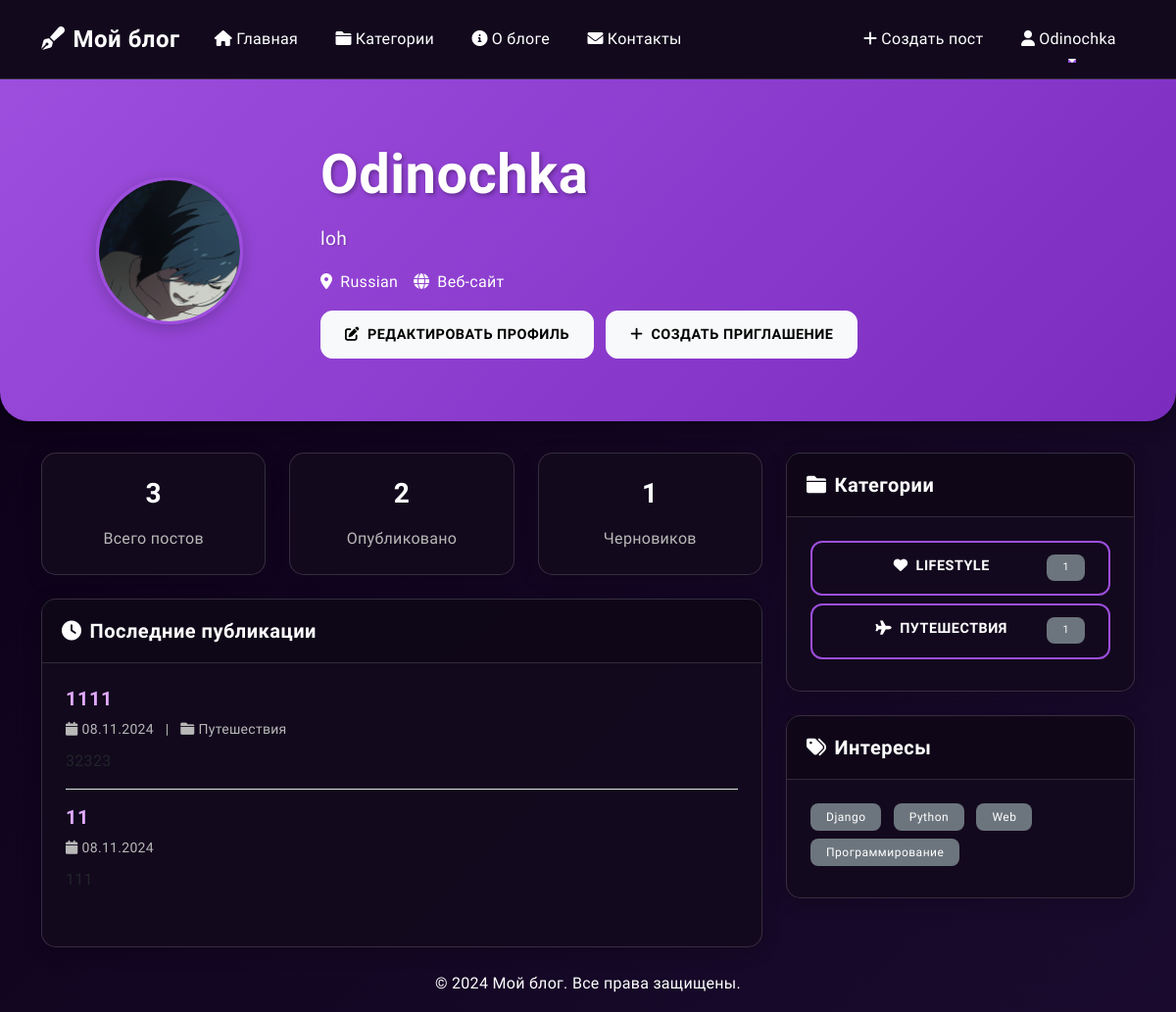
Page /blog/profile/ (signed in) on the committed database.
### blog/models.py (models this page shows, shortened)
class UserProfile(models.Model):
    user = models.OneToOneField(User, on_delete=models.CASCADE, related_name='profile')
    avatar = models.ImageField(upload_to='avatars/', null=True, blank=True)
    bio = models.TextField(max_length=500, blank=True)
    website = models.URLField(max_length=200, blank=True)
    location = models.CharField(max_length=100, blank=True)
    social_links = models.JSONField(default=dict, blank=True)
    interests = models.ManyToManyField('Tag', blank=True)
    is_blocked = models.BooleanField(default=False, verbose_name="Заблокирован")

class Post(models.Model):
    title = models.CharField(max_length=200, verbose_name="Заголовок")
    content = RichTextField(verbose_name="Содержание")
    author = models.ForeignKey(User, on_delete=models.CASCADE, related_name='posts')
    category = models.ForeignKey(Category, on_delete=models.SET_NULL, null=True, related_name='posts')
    created_at = models.DateTimeField(auto_now_add=True)
    updated_at = models.DateTimeField(auto_now=True)
    is_published = models.BooleanField(default=False)
    thumbnail = models.ImageField(upload_to='post_thumbnails/', null=True, blank=True, verbose_name="Обложка поста")
    attachments = models.ManyToManyField('PostAttachment', blank=True, related_name='posts')
    views_count = models.PositiveIntegerField(default=0)
    is_locked = models.BooleanField(default=False, verbose_name="Заблокирован")
    class Meta:
        ordering = ['-created_at']
        verbose_name = "Пост"
        verbose_name_plural = "Посты"

class Category(models.Model):
    name = models.CharField(max_length=100, verbose_name="Название")
    slug = models.SlugField(unique=True, blank=True)
    description = models.TextField(verbose_name="Описание")
    icon = models.CharField(max_length=50, default="fa-folder")
    class Meta:
        verbose_name = "Категория"
        verbose_name_plural = "Категории"

class Tag(models.Model):
    name = models.CharField(max_length=50, unique=True)
    slug = models.SlugField(unique=True, blank=True)
    class Meta:
        verbose_name = "Тег"
        verbose_name_plural = "Теги"
        ordering = ['name']

### blog/views.py (the view)
# urls.py: path('profile/', views.profile, name='profile'),
@login_required
def profile(request):
    user_profile, created = UserProfile.objects.get_or_create(user=request.user)
    user_posts = Post.objects.filter(author=request.user)
    published_posts = user_posts.filter(is_published=True)
    draft_posts = user_posts.filter(is_published=False)
    categories_with_counts = []
    for category in Category.objects.filter(posts__author=request.user).distinct():
        post_count = category.posts.filter(author=request.user).count()
        categories_with_counts.append({
            'category': category,
            'post_count': post_count
        })
    context = {
        'user_profile': user_profile,
        'total_posts': user_posts.count(),
        'published_posts': published_posts,
        'draft_posts': draft_posts,
        'recent_posts': published_posts.order_by('-created_at')[:5],
        'categories_with_counts': categories_with_counts
    }
    return render(request, 'blog/profile.html', context)

### blog/templates/blog/profile.html (shortened to what this page needs)
{% extends 'base.html' %}
{% block content %}
<div class="hero-section">
    <div class="container">
        <div class="row align-items-center">
            <div class="col-md-3 text-center">
                {% if user_profile.avatar %}
                    <div class="avatar-preview">
                        <img src="{{ user_profile.avatar.url }}" alt="{{ user.username }}"
                             class="img-fluid rounded-circle" style="width: 150px; height: 150px; object-fit: cover;">
                    </div>
                {% else %}
                    <div class="avatar-preview d-flex align-items-center justify-content-center bg-light rounded-circle" style="width: 150px; height: 150px;">
                        <i class="fas fa-user fa-4x text-muted"></i>
                    </div>
                {% endif %}
            </div>
            <div class="col-md-9">
                <h1 class="display-4">{{ user.username }}</h1>
                <p class="lead">{{ user_profile.bio|default:"" }}</p>
                <div class="d-flex gap-3">
                    {% if user_profile.location %}
                    <span><i class="fas fa-map-marker-alt me-2"></i>{{ user_profile.location }}</span>
                    {% endif %}
                    {% if user_profile.website %}
                    <a href="{{ user_profile.website }}" target="_blank" class="text-white">
                        <i class="fas fa-globe me-2"></i>Веб-сайт
                    </a>
                    {% endif %}
                </div>
                {% if user == request.user %}
                <div class="mt-3">
                    <a href="{% url 'blog:profile_edit' %}" class="btn btn-light">
                        <i class="fas fa-edit me-2"></i>Редактировать профиль
                    </a>
                    {% if user.is_staff %}
                    <a href="{% url 'blog:create_invite' %}" class="btn btn-light ms-2">
                        <i class="fas fa-plus me-2"></i>Создать приглашение
                    </a>
                    {% endif %}
                </div>
                {% endif %}
            </div>
        </div>
    </div>
</div>
<div class="container mt-4">
    <div class="row">
        <div class="col-md-8">
            <div class="row mb-4">
                <div class="col-md-4">
                    <div class="card text-center">
                        <div class="card-body">
                            <h3 class="card-title">{{ total_posts }}</h3>
                            <p class="card-text text-muted">Всего постов</p>
                        </div>
                    </div>
                </div>
                <div class="col-md-4">
                    <div class="card text-center">
                        <div class="card-body">
                            <h3 class="card-title">{{ published_posts.count }}</h3>
                            <p class="card-text text-muted">Опубликовано</p>
                        </div>
                    </div>
                </div>
                <div class="col-md-4">
                    <div class="card text-center">
                        <div class="card-body">
                            <h3 class="card-title">{{ draft_posts.count }}</h3>
                            <p class="card-text text-muted">Черновиков</p>
                        </div>
                    </div>
                </div>
            </div>
            <div class="card mb-4">
                <div class="card-header">
                    <h5 class="card-title mb-0">
                        <i class="fas fa-clock me-2"></i>Последние публикации
                    </h5>
                </div>
                <div class="card-body">
                    {% for post in recent_posts %}
                    <div class="mb-3 pb-3 {% if not forloop.last %}border-bottom{% endif %}">
                        <h5><a href="{% url 'blog:post_detail' pk=post.pk %}" class="text-decoration-none">{{ post.title }}</a></h5>
                        <p class="text-muted small mb-2">
                            <i class="fas fa-calendar me-1"></i>{{ post.created_at|date:"d.m.Y" }}
                            {% if post.category %}
                            <span class="mx-2">|</span>
                            <i class="fas fa-folder me-1"></i>{{ post.category.name }}
                            {% endif %}
                        </p>
                        <p class="mb-0">{{ post.content|safe|truncatewords:30 }}</p>
                    </div>
                    {% empty %}
                    <p class="text-muted mb-0">Нет опубликованных постов</p>
                    {% endfor %}
                </div>
            </div>
        </div>
        <div class="col-md-4">
            <div class="card mb-4">
                <div class="card-header">
                    <h5 class="card-title mb-0">
                        <i class="fas fa-folder me-2"></i>Категории
                    </h5>
                </div>
                <div class="card-body">
                    {% for item in categories_with_counts %}
                    <a href="{% url 'blog:category_detail' slug=item.category.slug %}"
                       class="btn btn-outline-primary mb-2 d-block">
                        <i class="fas {{ item.category.icon }} me-2"></i>{{ item.category.name }}
                        <span class="badge bg-secondary float-end">
                            {{ item.post_count }}
                        </span>
                    </a>
                    {% empty %}
                    <p class="text-muted mb-0">Нет публикаций в категориях</p>
                    {% endfor %}
                </div>
            </div>
            {% if user_profile.interests.exists %}
            <div class="card">
                <div class="card-header">
                    <h5 class="card-title mb-0">
                        <i class="fas fa-tags me-2"></i>Интересы
                    </h5>
                </div>
                <div class="card-body">
                    {% for interest in user_profile.interests.all %}
                    <span class="badge bg-secondary me-2 mb-2">{{ interest.name }}</span>
                    {% endfor %}
                </div>
            </div>
            {% endif %}
        </div>
    </div>
</div>
{% endblock %}

### templates/base.html (shortened to what this page needs)
{% load static %}
<!DOCTYPE html>
<html lang="ru">
<head>
    <link href="https://cdn.jsdelivr.net/npm/bootstrap@5.3.0/dist/css/bootstrap.min.css" rel="stylesheet">
    <link href="https://cdnjs.cloudflare.com/ajax/libs/font-awesome/6.0.0/css/all.min.css" rel="stylesheet">
    <link rel="stylesheet" href="https://cdnjs.cloudflare.com/ajax/libs/animate.css/4.1.1/animate.min.css"/>
    <link href="{% static 'css/style.css' %}" rel="stylesheet">
</head>
<body>
    <nav class="navbar navbar-expand-lg navbar-dark">
        <div class="container">
            <a class="navbar-brand" href="{% url 'blog:home' %}">
                <i class="fas fa-pen-fancy me-2"></i>Мой блог
            </a>
            <div class="collapse navbar-collapse" id="navbarNav">
                <ul class="navbar-nav me-auto">
                    <li class="nav-item">
                        <a class="nav-link" href="{% url 'blog:home' %}">
                            <i class="fas fa-home me-1"></i>Главная
                        </a>
                    </li>
                    <li class="nav-item">
                        <a class="nav-link" href="{% url 'blog:categories' %}">
                            <i class="fas fa-folder me-1"></i>Категории
                        </a>
                    </li>
                    <li class="nav-item">
                        <a class="nav-link" href="{% url 'blog:about' %}">
                            <i class="fas fa-info-circle me-1"></i>О блоге
                        </a>
                    </li>
                    <li class="nav-item">
                        <a class="nav-link" href="{% url 'blog:contact' %}">
                            <i class="fas fa-envelope me-1"></i>Контакты
                        </a>
                    </li>
                </ul>
                <ul class="navbar-nav">
                    {% if user.is_authenticated %}
                    <li class="nav-item">
                        <a class="nav-link" href="{% url 'blog:create_post' %}">
                            <i class="fas fa-plus me-1"></i>Создать пост
                        </a>
                    </li>
                    <li class="nav-item dropdown">
                        <a class="nav-link dropdown-toggle" href="#" id="userDropdown" role="button" data-bs-toggle="dropdown">
                            <i class="fas fa-user me-1"></i>{{ user.username }}
                        </a>
                    </li>
                    {% else %}
                    <li class="nav-item">
                        <a class="nav-link" href="{% url 'login' %}">
                            <i class="fas fa-sign-in-alt me-1"></i>Войти
                        </a>
                    </li>
                    {% endif %}
                </ul>
            </div>
        </div>
    </nav>
    <main class="flex-grow-1">
        {% block content %}{% endblock %}
    </main>
    <footer class="footer mt-auto">
        <div class="container">
            <p class="text-center">&copy; 2024 Мой блог. Все права защищены.</p>
        </div>
    </footer>
</body>
</html>

### static/css/style.css (style rules this page uses)
:root { --primary-color: #9D4EDD; --secondary-color: #7B2CBF; --accent-color: #C77DFF; --background-color: #0A0015; --card-bg: rgba(20, 10, 30, 0.95); --text-color: #FFFFFF; --text-muted: #B8B8B8; --link-color: #E0AAFF; --hover-color: #F3D1FF; --border-color: rgba(255, 255, 255, 0.15); --input-bg: rgba(30, 15, 45, 0.95); }
body { font-family: 'Quicksand', sans-serif; background: linear-gradient(135deg, var(--background-color), #1A0B2E); color: var(--text-color); min-height: 100vh; line-height: 1.6; letter-spacing: 0.3px; }
.navbar { background: var(--card-bg) !important; backdrop-filter: blur(10px); border-bottom: 1px solid var(--border-color); padding: 1rem; transition: all 0.3s ease; }
.navbar-brand { color: var(--text-color) !important; font-weight: 700; font-size: 1.5rem; letter-spacing: 0.5px; }
.nav-link { color: var(--text-color) !important; font-weight: 500; padding: 0.7rem 1.2rem !important; border-radius: 12px; transition: all 0.3s ease; position: relative; overflow: hidden; }
.nav-link::after { content: ''; position: absolute; bottom: 0; left: 50%; width: 0; height: 2px; background: var(--primary-color); transition: all 0.3s ease; transform: translateX(-50%); }
.card { background: var(--card-bg); border: 1px solid var(--border-color); border-radius: 15px; box-shadow: 0 4px 20px rgba(0, 0, 0, 0.2); transition: all 0.3s cubic-bezier(0.4, 0, 0.2, 1); }
.card-header { background: rgba(0, 0, 0, 0.2); border-bottom: 1px solid var(--border-color); padding: 1.25rem; }
.card-body { padding: 1.5rem; }
.card-title { color: var(--text-color); font-weight: 600; margin-bottom: 1rem; letter-spacing: 0.5px; }
.card-text { color: var(--text-muted); }
.btn { padding: 0.8rem 1.5rem; border-radius: 12px; font-weight: 600; letter-spacing: 0.5px; transition: all 0.3s cubic-bezier(0.4, 0, 0.2, 1); text-transform: uppercase; font-size: 0.9rem; position: relative; overflow: hidden; z-index: 1; }
.btn::before { content: ''; position: absolute; top: 0; left: 0; width: 100%; height: 100%; background: linear-gradient(45deg, var(--primary-color), var(--accent-color)); opacity: 0; z-index: -1; transition: opacity 0.3s ease; }
.btn-outline-primary { border: 2px solid var(--primary-color); color: var(--text-color) !important; background: transparent; }
.hero-section { background: linear-gradient(135deg, var(--primary-color), var(--secondary-color)); padding: 4rem 0; margin-bottom: 2rem; border-radius: 0 0 30px 30px; box-shadow: 0 4px 20px rgba(0, 0, 0, 0.3); }
.hero-section h1 { color: white; font-weight: 700; margin-bottom: 1rem; text-shadow: 2px 2px 4px rgba(0, 0, 0, 0.3); }
.hero-section .lead { color: rgba(255, 255, 255, 0.95); font-size: 1.2rem; text-shadow: 1px 1px 2px rgba(0, 0, 0, 0.2); }
.badge { padding: 0.5rem 1rem; border-radius: 8px; font-weight: 500; letter-spacing: 0.5px; }
h1, h2, h3, h4, h5, h6 { color: var(--text-color); font-weight: 600; letter-spacing: 0.5px; }
.text-muted { color: var(--text-muted) !important; }
a { color: var(--link-color); text-decoration: none; transition: all 0.3s ease; }
.avatar-preview { border: 3px solid var(--primary-color); border-radius: 50%; overflow: hidden; box-shadow: 0 4px 15px rgba(0, 0, 0, 0.2); margin: 0 auto; width: 150px; height: 150px; }
.avatar-preview img { width: 100%; height: 100%; object-fit: cover; }
.form-control, .btn { transition: all 0.3s cubic-bezier(0.4, 0, 0.2, 1); }
.navbar { backdrop-filter: blur(10px); transition: all 0.3s ease; }
.nav-link { position: relative; overflow: hidden; }
.card { transition: all 0.3s cubic-bezier(0.4, 0, 0.2, 1); }
.btn { position: relative; overflow: hidden; z-index: 1; }

### rows in the picture
UserProfile: avatar (picture), bio "loh", location "Russian"
Post: title "1111", created_at "08.11.2024", category.name "Путешествия", content "32323"
Post: title "11", created_at "08.11.2024", content "111"
Category: category.name "LIFESTYLE", post_count "1"
Category: category.name "ПУТЕШЕСТВИЯ", post_count "1"
Tag: name "Django"
Tag: name "Python"
Tag: name "Web"
Tag: name "Программирование"

### other values in the picture
{{ user.username }} "Odinochka"
{{ total_posts }} "3"
{{ published_posts.count }} "2"
{{ draft_posts.count }} "1"
